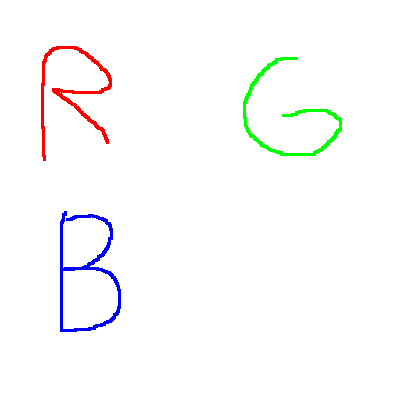
#> input picture cpp/viewer/test.png, 400 x 400 px, found by its file name
$ python convolution_operator.py   (older library calls are emulated)
#> lines starting #> are read from the running program, lines starting #| are printed output that depends on the picture
import numpy as np
import scipy.sparse.linalg
import scipy.misc
import scipy.signal
import scipy.optimize
import matplotlib.pyplot as plt
import time

image = 1.0/256.0*scipy.misc.imread("test.png", flatten=True)
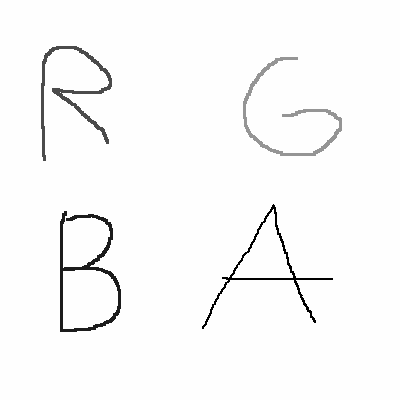
#> image: shape (400, 400) float32; min 0, max 0.996, mean 0.976
n = image.shape[0]
#> n = 400

r = 3
x = np.linspace(-2, 2, 2*r + 1)
weights = np.exp(-x*x)
#weights = np.array([[1, 2, 4, 2, 1]])
weights = 1.0/np.sum(weights)*weights
weights = weights.reshape((len(weights), 1)).dot(weights.reshape((1, len(weights))))

if 0:
    plt.imshow(weights, cmap='gray')
    plt.show()
    import sys
    sys.exit(0)

#b = scipy.signal.convolve2d(image, weights, mode='same', boundary='fill')

values = []
i_indices = []
j_indices = []
#A = np.zeros((n**2, n**2))
for i in range(n):
    for j in range(n):
        for di in range(-r, r + 1):
            for dj in range(-r, r + 1):
                i2 = i + di
                j2 = j + dj

                if i2 >= 0 and i2 < n and j2 >= 0 and j2 < n:
                    weight = weights[di + r, dj + r]

                    #A[i*n + j, i2*n + j2] = weight
                    i_indices.append(i*n + j)
                    j_indices.append(i2*n + j2)
                    values.append(weight)

A = scipy.sparse.csr_matrix((values, (i_indices, j_indices)), shape=(n**2, n**2))

def solve_landweber(A, y, magic_constant):

    x = np.zeros(n*n)
    for _ in range(1000):
        d = A.T.dot(x) - y
        loss = np.sum(d*d)/n**2
        if loss < 1e-5:
            print("loss:", loss)
            break
        x -= magic_constant*A.T.dot(d)
    return x

def solve_tikhonov(A, y, magic_constant):
    B = A.T.dot(A) + magic_constant**2*scipy.sparse.eye(n**2)
    return scipy.sparse.linalg.spsolve(B, A.T.dot(y))

def solve_truncated_svd(A, y, magic_constant):
    # Assume (usually, U S V.T, but not here)
    # U S V = A
    # least square:
    # inv(A.T A) A.T y
    # inv((V.T S U.T) (U S V)) (V.T S U.T) y
    # inv(V.T S^2 V) (U S V) y
    # inv(V) inv(S^2) inv(V.T) (V.T S U.T) y
    # V.T S^-2 S U.T y
    # V.T inv(S) U.T y

    n = min(A.todense().shape[0], int(magic_constant))

    t = time.clock()
    U, s, V = np.linalg.svd(A.todense())
    #U, s, V = scipy.sparse.linalg.svds(A, k=n)
    dt = time.clock() - t
    print("%f seconds"%dt)

    inv_s = np.zeros_like(s)
    inv_s[:n] = 1/s[:n]

    if 0:
        plt.plot(s)
        plt.show()

    return V.T.dot(np.diag(inv_s)).dot(U.T).dot(y)

def solve_regularized(A, y, magic_constant):
    return solve_truncated_svd(A, y, magic_constant)
    return solve_landweber(A, y, magic_constant)
    return solve_tikhonov(A, y, magic_constant)
    return scipy.sparse.linalg.lsqr(A, y, magic_constant)[0]

convolved = A.dot(image.reshape(n*n)).reshape((n, n))
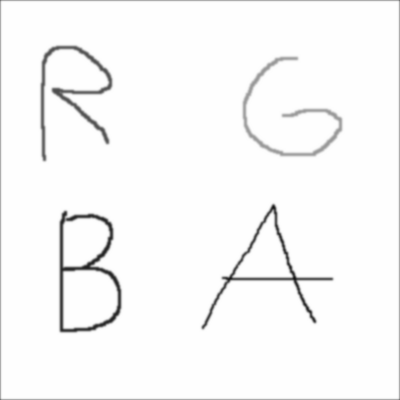
#> convolved: shape (400, 400) float64; min 0.0719, max 0.996, mean 0.972
#> (the run stopped early here; a loop or call above may not have finished)
